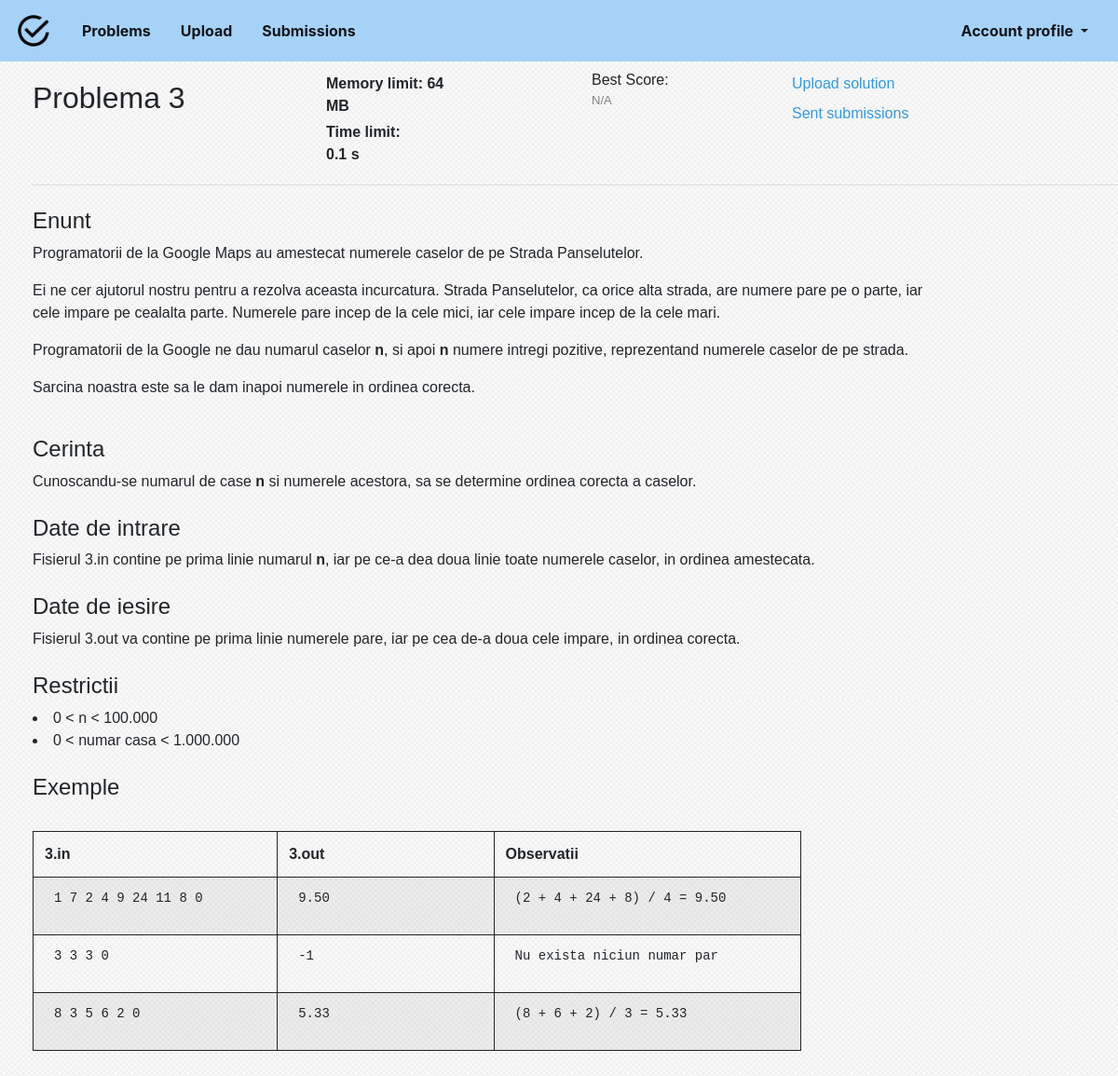
Page /checker/problem/3/ (signed in) on the committed database.
### checker/models.py (models this page shows)
class Problem(models.Model):
    id = models.AutoField(auto_created=True, primary_key=True, serialize=False, verbose_name='ID')
    number = models.IntegerField(null=False)
    name = models.CharField(null=False, default='', max_length=100)
    solved = models.BooleanField(null=False, default=False)
    bestscore = models.IntegerField(null=False, default=0)
    coins_awarded = models.IntegerField(null=False, default=0)
    text = models.CharField(null=False, default='', max_length=10000)
    examples = models.CharField(null=False, default = '', max_length=100000)
    difficulty = models.IntegerField(null=False, default = 0)
    time_limit = models.FloatField(null=False, default = 0.0)
    memory_limit = models.IntegerField(null=False, default = 0)
    source_limit = models.IntegerField(null=False, default = 0)
    sources = models.ManyToManyField(to='checker.Document')

### checker/views.py (the view)
# urls.py: path('problem/<int:id>/', views.problem, name = 'problem'),
def problem(request, id = 0):
    entry = Problem.objects.filter(number = id)[0]
    examples = json.loads(entry.examples)
    bestsource = None
    max_score = -1
    if not request.user.is_anonymous:
        for source in request.user.profile.sent_sources.all():
            if source.problemobj.number == id and source.score > max_score:
                bestsource = source
                max_score = source.score
    return render(request, 'problem.html', {'entry': entry, 'examples': examples, 'bestsource': bestsource})

### checker/context_processors.py (called while the page is built)
def percentage_solved(request):
    return {
       "percentage_solved": 0 if request.user.is_anonymous else int(len(request.user.profile.problems_solved.all()) / len(Problem.objects.all()) * 100)
    }

### checker/templates/problem.html
{% extends 'base.html' %}
{% load add_attr %}
{% block content %}
    <div class="container-fluid" style="margin-left: 20px; font-family: Tahoma, Geneva, sans-serif;" >
        <div class="row my-2" >
            <div class="col-lg-3">
                <h2 style="margin-top: 12px;"> Problema {{ entry.number }} </h2>
            </div>
            <div class="col-lg-3">
                <div class="container">
                    <div class="row my-1">
                        <div class="col-lg-8">
                           <b>  Memory limit: {{ entry.memory_limit }} MB </b>
                        </div>
                    </div>
                    <div class="row my-1">
                        <div class="col-lg-6">
                            <b>  Time limit: {{ entry.time_limit }} s </b>
                        </div>
                    </div>
                </div>
            </div>
            <div class="col-lg-2">
                    Best Score:
                    {% if bestsource != None %}
                    <a href="/checker/{{bestsource.docfile}}/"> {{ bestsource.score }} </a>
                    {% else %}
                    <p style="font-size: 13px; color: gray"> N/A </p>
                    {% endif %}
            </div>
            <div class="col-lg-auto">
                <div class="container">
                    <div class="row">
                        <div class="col-lg-auto my-1">
                            {% if bestsource.score == 100 %}
                            <a href="official_solution"> See official solution </a>
                            {% else %}
                            <a href="/checker/upload"> Upload solution </a>
                            {% endif %}
                        </div>
                    </div>
                    <div class="row my-1">
                            <div class="col-lg-auto">
                                <a href="submissions"> Sent submissions </a>
                            </div>
                    </div>
                </div>
            </div>
        </div>
        <hr>
        {% autoescape off %}
        {{ entry.text }}
        {% endautoescape %}
    </div>
    <div class="container" style="margin-left: 20px; font-family: Tahoma, Geneva, sans-serif;">
        <div class="row">
            <div class="col-md-9">
                <table class="table table-striped table-bordered spec-border" style="border: 3px">
                    <thead>
                        <tr>
                            <th scope="col" style="width: 20%"> {{entry.number}}.in </th>
                            <th scope="col" style="width: 20%"> {{entry.number}}.out </th>
                            <th scope="col" style="width: 20%"> Observatii </th>
                        </tr>
                    </thead>
                    <tbody>
                        {% for ex in examples %}
                        <tr>
                            {% for field in ex %}
                            <td> <pre style="margin-left:10px">{{ field }}</pre> </td>
                            {% endfor %}
                        </tr>
                        {% endfor %}
                    </tbody>
                </table>
            </div>
        </div>
    </div>
{% endblock %}

### checker/static/css/upload.css (style rules this page uses)
body { background: url(/static/img/background.jpg); }
table.spec-border { border:1px solid ; }
table.spec-border > thead > tr > th { border:1px solid ; }
table.spec-border > tbody > tr > td { border:1px solid ; }

### checker/static/css/loader.css (style rules this page uses)
table { text-align: left; }
a:link { color: #3498db; text-decoration: none; }
a, a:link, a:hover, a:visited, a:active, a:focus { background-color: transparent !important; }

### rows in the picture
Problem: number "3", memory_limit "64", time_limit "0.1", text "Enunt Programatorii de la Google Maps au amestecat numerele caselor de pe Strada Panselutelor. Ei ne cer ajutorul nostru pentru a rezolva aceasta incurcatura. Strada Panselutelor, ca orice alta strada, are numere pare pe o parte, iar cele impare pe cealalta parte. Numerele pare incep de la cele mici, iar cele impare incep de la cele mari. Programatorii de la Google ne dau numarul caselor n , si apoi n numere intregi pozitive, reprezentand numerele caselor de pe strada. Sarcina noastra este sa le dam inapoi numerele in ordinea corecta. Cerinta Cunoscandu-se numarul de case n si numerele acestora, sa se determine ordinea corecta a caselor. Date de intrare Fisierul 3.in contine pe prima linie…"

### other values in the picture
{{ field }} "1 7 2 4 9 24 11 8 0" "9.50" "(2 + 4 + 24 + 8) / 4 = 9.50" "3 3 3 0" "-1" "Nu exista niciun numar par" "8 3 5 6 2 0" "5.33" "(8 + 6 + 2) / 3 = 5.33"
